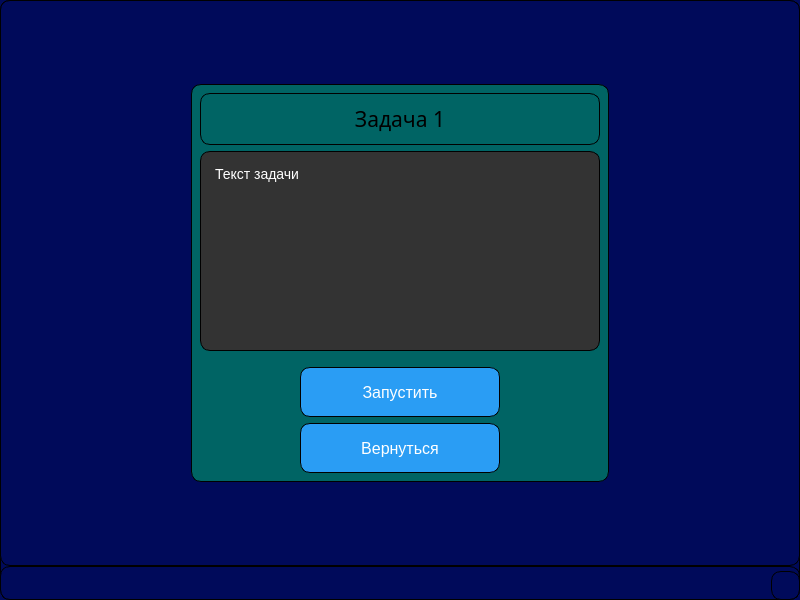
<?xml version="1.0" encoding="UTF-8"?>
<ui version="4.0">
 <class>MainWindow</class>
 <widget class="QMainWindow" name="MainWindow">
  <property name="geometry">
   <rect>
    <x>0</x>
    <y>0</y>
    <width>800</width>
    <height>600</height>
   </rect>
  </property>
  <property name="windowTitle">
   <string>MainWindow</string>
  </property>
  <property name="styleSheet">
   <string notr="true">QWidget {
    border: 1px solid black; /* Цвет и толщина рамки */
    border-radius: 10px; /* Радиус скругления углов */
    padding: 5px; /* Отступы внутри layout */
    color: black; /* Цвет текста */
	font-family: 'Bahnschrift', sans-serif;
}

/*BTN*/
QPushButton {
    background-color: #2A9DF4; /* Цвет фона */
    color: white; /* Цвет текста */
    border-radius: 10px; /* Радиус скругления углов */
    padding: 5px; /* Отступы внутри кнопки */
}
QPushButton:hover {
    background-color: #1877F2; /* Цвет фона при наведении */
}
QPushButton:pressed {
    background-color: #103E91; /* Цвет фона при нажатии */
}
/*-BTN*/


QSlider::groove:horizontal {
    background: qlineargradient(x1:0, y1:0, x2:0, y2:1, stop:0 #B1B1B1, stop:1 #c4c4c4);
    border: 1px solid #999999;
    height: 8px;
    border-radius: 4px;
}

QSlider::handle:horizontal {
    background: qlineargradient(x1:0, y1:0, x2:1, y2:1, stop:0 #eeeeee, stop:1 #cccccc);
    border: 1px solid #5c5c5c;
    width: 18px;
    margin: -2px 0; /* отступы от верхнего и нижнего краев слайдера */
    border-radius: 4px;
}

QSlider::groove:vertical {
    background: qlineargradient(x1:0, y1:0, x2:1, y2:0, stop:0 #B1B1B1, stop:1 #c4c4c4);
    border: 1px solid #999999;
    width: 8px; /* Ширина грани */
    border-radius: 4px; /* Скругление углов */
}

QSlider::handle:vertical {
    background: qlineargradient(x1:0, y1:0, x2:1, y2:1, stop:0 #eeeeee, stop:1 #cccccc);
    border: 1px solid #5c5c5c;
    height: 18px; /* Высота ползунка */
    margin: 0 -2px; /* Отступы от левого и правого краев слайдера */
    border-radius: 4px; /* Скругление углов */
}

QWidget {
	background-color: rgb(0, 10, 90); /* Цвет фона */
}</string>
  </property>
  <widget class="QWidget" name="centralwidget">
   <layout class="QVBoxLayout" name="verticalLayout">
    <item>
     <spacer name="verticalSpacer_3">
      <property name="orientation">
       <enum>Qt::Vertical</enum>
      </property>
      <property name="sizeType">
       <enum>QSizePolicy::MinimumExpanding</enum>
      </property>
      <property name="sizeHint" stdset="0">
       <size>
        <width>20</width>
        <height>75</height>
       </size>
      </property>
     </spacer>
    </item>
    <item>
     <layout class="QHBoxLayout" name="horizontalLayout">
      <item>
       <spacer name="horizontalSpacer">
        <property name="orientation">
         <enum>Qt::Horizontal</enum>
        </property>
        <property name="sizeType">
         <enum>QSizePolicy::MinimumExpanding</enum>
        </property>
        <property name="sizeHint" stdset="0">
         <size>
          <width>40</width>
          <height>20</height>
         </size>
        </property>
       </spacer>
      </item>
      <item>
       <widget class="QWidget" name="QWid" native="true">
        <property name="styleSheet">
         <string notr="true">QWidget {
    border: 1px solid black; /* Цвет и толщина рамки */
    border-radius: 10px; /* Радиус скругления углов */
    padding: 10px; /* Отступы внутри layout */
	background-color: rgb(0, 100, 100); /* Цвет фона */
    color: black; /* Цвет текста */
}

QPushButton {
    background-color: #2A9DF4; /* Цвет фона */
    color: white; /* Цвет текста */
    border-radius: 10px; /* Радиус скругления углов */
    padding: 5px; /* Отступы внутри кнопки */
    font-size: 16px; /* Размер шрифта */
}

QPushButton:hover {
    background-color: #1877F2; /* Цвет фона при наведении */
}

QPushButton:pressed {
    background-color: #103E91; /* Цвет фона при нажатии */
}</string>
        </property>
        <layout class="QVBoxLayout" name="verticalLayout_2">
         <item>
          <widget class="QLabel" name="label">
           <property name="font">
            <font>
             <family>Bahnschrift</family>
             <pointsize>16</pointsize>
            </font>
           </property>
           <property name="layoutDirection">
            <enum>Qt::LeftToRight</enum>
           </property>
           <property name="text">
            <string>Задача 1</string>
           </property>
           <property name="alignment">
            <set>Qt::AlignCenter</set>
           </property>
          </widget>
         </item>
         <item>
          <widget class="QPlainTextEdit" name="plainTextEdit">
           <property name="sizePolicy">
            <sizepolicy hsizetype="Expanding" vsizetype="Expanding">
             <horstretch>0</horstretch>
             <verstretch>0</verstretch>
            </sizepolicy>
           </property>
           <property name="minimumSize">
            <size>
             <width>400</width>
             <height>200</height>
            </size>
           </property>
           <property name="styleSheet">
            <string notr="true">QPlainTextEdit {
	background-color: #333;
    color: #fff;
    font-family: 'Courier';
    font-size: 14px;
}

QPlainTextEdit QSlider::groove:vertical {
    border: 1px solid #999999;
    height: 8px;
    background: qlineargradient(x1: 0, y1: 0, x2: 0, y2: 1, stop: 0 #B1B1B1, stop:1 #c4c4c4);
    margin: 2px 0;
}
QPlainTextEdit QSlider::handle:vertical {
    background: qlineargradient(x1:0, y1:0, x2:1, y2:1, stop:0 #b4b4b4, stop:1 #8f8f8f);
    border: 1px solid #5c5c5c;
    width: 18px;
    margin: -2px 0;
    border-radius: 3px;
}
</string>
           </property>
           <property name="plainText">
            <string>Текст задачи</string>
           </property>
          </widget>
         </item>
         <item>
          <spacer name="verticalSpacer">
           <property name="orientation">
            <enum>Qt::Vertical</enum>
           </property>
           <property name="sizeType">
            <enum>QSizePolicy::Expanding</enum>
           </property>
           <property name="sizeHint" stdset="0">
            <size>
             <width>20</width>
             <height>200</height>
            </size>
           </property>
          </spacer>
         </item>
         <item>
          <layout class="QHBoxLayout" name="horizontalLayout_2">
           <item>
            <spacer name="horizontalSpacer_3">
             <property name="orientation">
              <enum>Qt::Horizontal</enum>
             </property>
             <property name="sizeType">
              <enum>QSizePolicy::Maximum</enum>
             </property>
             <property name="sizeHint" stdset="0">
              <size>
               <width>100</width>
               <height>20</height>
              </size>
             </property>
            </spacer>
           </item>
           <item>
            <widget class="QPushButton" name="pushButton">
             <property name="sizePolicy">
              <sizepolicy hsizetype="Expanding" vsizetype="Fixed">
               <horstretch>0</horstretch>
               <verstretch>0</verstretch>
              </sizepolicy>
             </property>
             <property name="minimumSize">
              <size>
               <width>0</width>
               <height>50</height>
              </size>
             </property>
             <property name="text">
              <string>Запустить</string>
             </property>
            </widget>
           </item>
           <item>
            <spacer name="horizontalSpacer_4">
             <property name="orientation">
              <enum>Qt::Horizontal</enum>
             </property>
             <property name="sizeType">
              <enum>QSizePolicy::Maximum</enum>
             </property>
             <property name="sizeHint" stdset="0">
              <size>
               <width>100</width>
               <height>20</height>
              </size>
             </property>
            </spacer>
           </item>
          </layout>
         </item>
         <item>
          <spacer name="verticalSpacer_4">
           <property name="orientation">
            <enum>Qt::Vertical</enum>
           </property>
           <property name="sizeHint" stdset="0">
            <size>
             <width>20</width>
             <height>40</height>
            </size>
           </property>
          </spacer>
         </item>
         <item>
          <layout class="QHBoxLayout" name="horizontalLayout_3">
           <item>
            <spacer name="horizontalSpacer_5">
             <property name="orientation">
              <enum>Qt::Horizontal</enum>
             </property>
             <property name="sizeType">
              <enum>QSizePolicy::Maximum</enum>
             </property>
             <property name="sizeHint" stdset="0">
              <size>
               <width>100</width>
               <height>20</height>
              </size>
             </property>
            </spacer>
           </item>
           <item>
            <widget class="QPushButton" name="pushButton_2">
             <property name="sizePolicy">
              <sizepolicy hsizetype="Expanding" vsizetype="Fixed">
               <horstretch>0</horstretch>
               <verstretch>0</verstretch>
              </sizepolicy>
             </property>
             <property name="minimumSize">
              <size>
               <width>0</width>
               <height>50</height>
              </size>
             </property>
             <property name="text">
              <string>Вернуться</string>
             </property>
            </widget>
           </item>
           <item>
            <spacer name="horizontalSpacer_6">
             <property name="orientation">
              <enum>Qt::Horizontal</enum>
             </property>
             <property name="sizeType">
              <enum>QSizePolicy::Maximum</enum>
             </property>
             <property name="sizeHint" stdset="0">
              <size>
               <width>100</width>
               <height>20</height>
              </size>
             </property>
            </spacer>
           </item>
          </layout>
         </item>
         <item>
          <spacer name="verticalSpacer_2">
           <property name="orientation">
            <enum>Qt::Vertical</enum>
           </property>
           <property name="sizeHint" stdset="0">
            <size>
             <width>20</width>
             <height>40</height>
            </size>
           </property>
          </spacer>
         </item>
        </layout>
       </widget>
      </item>
      <item>
       <spacer name="horizontalSpacer_2">
        <property name="orientation">
         <enum>Qt::Horizontal</enum>
        </property>
        <property name="sizeHint" stdset="0">
         <size>
          <width>40</width>
          <height>20</height>
         </size>
        </property>
       </spacer>
      </item>
     </layout>
    </item>
    <item>
     <spacer name="verticalSpacer_6">
      <property name="orientation">
       <enum>Qt::Vertical</enum>
      </property>
      <property name="sizeType">
       <enum>QSizePolicy::MinimumExpanding</enum>
      </property>
      <property name="sizeHint" stdset="0">
       <size>
        <width>20</width>
        <height>75</height>
       </size>
      </property>
     </spacer>
    </item>
   </layout>
  </widget>
  <widget class="QStatusBar" name="statusbar"/>
 </widget>
 <resources/>
 <connections/>
</ui>
